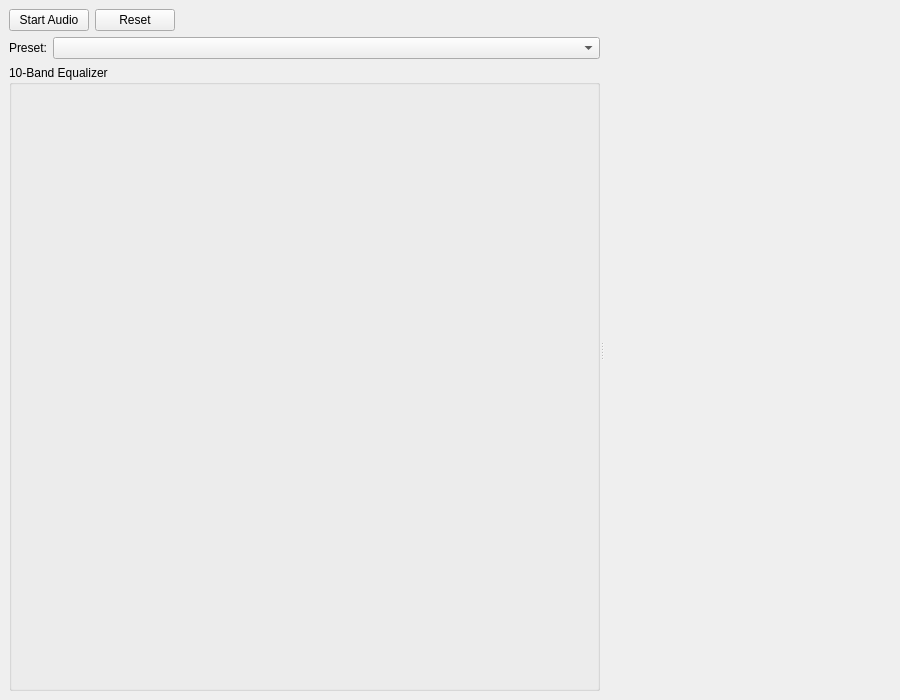
<?xml version="1.0" encoding="UTF-8"?>
<ui version="4.0">
 <class>EqualizerMainWindow</class>
 <widget class="QMainWindow" name="EqualizerMainWindow">
  <property name="geometry">
   <rect>
    <x>0</x>
    <y>0</y>
    <width>900</width>
    <height>700</height>
   </rect>
  </property>
  <property name="windowTitle">
   <string>AI Equalizer - MVVM Architecture</string>
  </property>
  <widget class="QWidget" name="centralwidget">
   <layout class="QVBoxLayout" name="verticalLayout">
    <item>
     <widget class="QSplitter" name="splitter">
      <property name="orientation">
       <enum>Qt::Horizontal</enum>
      </property>
      <widget class="QWidget" name="equalizerWidget">
       <layout class="QVBoxLayout" name="eqLayout">
        <item>
         <layout class="QHBoxLayout" name="buttonLayout">
          <item>
           <widget class="QPushButton" name="startStopButton">
            <property name="text">
             <string>Start Audio</string>
            </property>
           </widget>
          </item>
          <item>
           <widget class="QPushButton" name="resetButton">
            <property name="text">
             <string>Reset</string>
            </property>
           </widget>
          </item>
          <item>
           <spacer name="horizontalSpacer">
            <property name="orientation">
             <enum>Qt::Horizontal</enum>
            </property>
            <property name="sizeHint" stdset="0">
             <size>
              <width>40</width>
              <height>20</height>
             </size>
            </property>
           </spacer>
          </item>
         </layout>
        </item>
        <item>
         <layout class="QHBoxLayout" name="presetLayout">
          <item>
           <widget class="QLabel" name="presetLabel">
            <property name="text">
             <string>Preset:</string>
            </property>
           </widget>
          </item>
          <item>
           <widget class="QComboBox" name="presetCombo">
            <property name="sizePolicy">
             <sizepolicy hsizetype="Expanding" vsizetype="Fixed">
              <horstretch>1</horstretch>
              <verstretch>0</verstretch>
             </sizepolicy>
            </property>
           </widget>
          </item>
         </layout>
        </item>
        <item>
         <widget class="QGroupBox" name="eqGroup">
          <property name="title">
           <string>10-Band Equalizer</string>
          </property>
          <layout class="QHBoxLayout" name="eqMainLayout"/>
         </widget>
        </item>
       </layout>
      </widget>
      <widget class="ChatView" name="chatWidget">
       <property name="minimumHeight">
        <number>200</number>
       </property>
      </widget>
     </widget>
    </item>
   </layout>
  </widget>
 </widget>
 <customwidgets>
  <customwidget>
   <class>ChatView</class>
   <extends>QWidget</extends>
   <header>ChatView.h</header>
  </customwidget>
 </customwidgets>
 <resources/>
 <connections/>
</ui>
